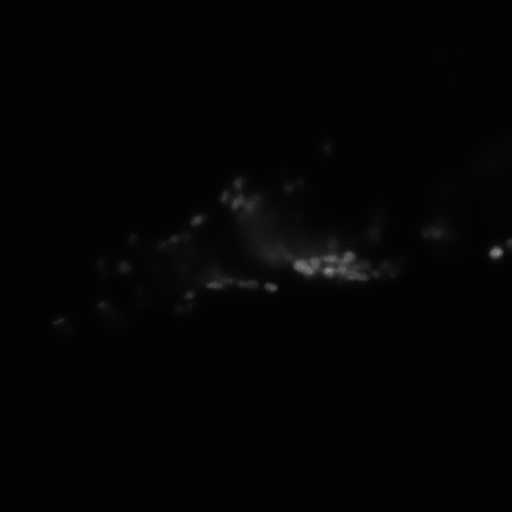
#> input picture data/filtered_data0005.png, 512 x 512 px, found by its file name
$ python fac_model.py
#> lines starting #> are read from the running program, lines starting #| are printed output that depends on the picture; after the words box and inside, x2 and y2 are one past the last pixel; in counts of white or black regions, pixels touching at a corner belong together
### python_src/utils.py
#!/usr/bin/python3
import cv2
import numpy as np
import matplotlib.pyplot as plt
from scipy.ndimage import gaussian_filter, laplace
import os
import re
# [56 lines left out: functions load_image_stack, init_phi, div_phi, Heaviside, not called in this run]


# H = 1/2 * (1 + 2/pi * arctan(x / epsilon))
def weak_Heaviside(phi, epsilon=1.5):
    return 0.5 * (1 + (2 / np.pi) * np.arctan(phi / epsilon))


# D = 1 / (2 epsilon) * (1 + cos(pi * x / epsilon)), |x| <= epsilon
# D = 0, |x| > epsilon
# [4 lines left out: function Dirac, not called in this run]


# D = 1/pi * epsilon / (epsilon**2 + phi ** 2)
def weak_Dirac(phi, epsilon=1.5):
    return epsilon / (np.pi * (epsilon**2 + phi**2))


# [59 lines left out: functions gValue, length_term, length_term_g, area_term, simple_distance_reg_term, distance_reg_term, not called in this run]


def Neumann(phi):
    phi[np.ix_([0, -1], [0, -1])] = phi[np.ix_([2, -3], [2, -3])]
    phi[np.ix_([0, -1]), 1:-1] = phi[np.ix_([2, -3]), 1:-1]
    phi[1:-1, np.ix_([0, -1])] = phi[1:-1, np.ix_([2, -3])]
    return phi


# [148 lines left out: functions initial_phi, BoundMirrorEnsure, BoundMirrorExpand, BoundMirrorShrink, phi_area, not called in this run]


def cvtBrightObject(img, darkobject=False):
    # identify whether the object is brighter than background or not.
    bd1 = np.mean(img[:3,:])
    bd2 = np.mean(img[-3:,:])
    bd3 = np.mean(img[:, :3])
    bd4 = np.mean(img[:, -3:])
    bgValue = np.mean([bd1, bd2, bd3, bd4])
    _, seg = cv2.threshold(img, 0, 255, cv2.THRESH_BINARY + cv2.THRESH_OTSU)
    mk = np.zeros_like(seg, dtype=np.float32)
    mk[seg == 255] = 1.0
    mi1 = np.sum(mk* img)  / np.sum(mk)
    mi2 = np.sum((1 - mk) * img) / np.sum(1 - mk)
    # if bo > 0 then it's the birght object, and vice versa.
    bo = np.abs(mi1 - bgValue) - np.abs(mi2 - bgValue)
    img = img.astype(np.float64)
    if darkobject:
        if bo > 0:
            mk = 1 - mk
            img = np.max(img) - img
    else:
        if bo < 0:
            mk = 1 - mk
            img = np.max(img) - img
    return img


# [6 lines that do not run on import are left out]

### python_src/fac_model.py
#!/usr/bin/python3
'''
AUTHOR:     Zhengyang Zhong, all rights reserved.
DATE:       2022-02-24
PAPER:      A Novel Active Contour Model for Noisy Image Segmentation Based on Adaptive Fractional Order Differentiation
'''
import cv2
import matplotlib.pyplot as plt
import numpy as np
from scipy.ndimage import laplace
from skimage import measure
from tqdm import tqdm

from utils import Neumann, cvtBrightObject


def frac_diff(img):
    # calculate the fractional order according to the img gradient
    [Iy, Ix] = np.gradient(img)
    normImg = np.sqrt(np.square(Ix) + np.square(Iy)) + 1e-7
    v =  normImg / np.max(normImg)
    v_square = np.square(v)

    DX = np.zeros_like(img, dtype=np.float64)
    DY = np.zeros_like(img, dtype=np.float64)
    DX[:, 1:-1] = 0.5 * (v_square[:, 1:-1] - v[:, 1:-1]) * img[:, :-2] +\
                -1 * v[:, 1:-1] * img[:, 1:-1] + img[:, 2:]
    DY[1:-1, :] = 0.5 * (v_square[1:-1, :] - v[1:-1, :]) * img[:-2, :] +\
                -1 * v[1:-1, :] * img[1:-1, :] + img[2:, :]
    DX[:, 0] = DX[:, 1]
    DX[:, -1] = DX[:, -2]
    DY[0, :] = DY[1, :]
    DY[-1, :] = DY[-2, :]

    DI = np.sqrt(np.square(DX) + np.square(DY)) + 1e-7
    return DI


def local_fitting(data, phi, Kdata, Kone, sigma=1.5, size=7):
    H =  0.5 * (1 + (2 / np.pi) * np.arctan(phi / 1.0))
    numerator1      = cv2.GaussianBlur(H * data, (size, size), sigma)
    denominator1    = cv2.GaussianBlur(H, (size, size), sigma)
    res1            = np.sum(numerator1) / (np.sum(denominator1) + 1e-7)
    numerator2      = Kdata - numerator1
    denominator2    = Kone - denominator1
    res2            = np.sum(numerator2) / (np.sum(denominator2) + 1e-7)
    return res1, res2

def FACmodel(img, phi, max_iter=300, sigma=3.0, lmda=25.0, beta=1.0, gamma=13.0, mu=0.1, timestep=0.02, tolerance=1e-3, show_figure=False):

    size = int(np.round(sigma * 2) * 2 + 1)
    img = cvtBrightObject(img)
    DI = frac_diff(img)

    smooth_img = cv2.GaussianBlur(img, (size, size), sigma)
    [Iy, Ix] = np.gradient(smooth_img)
    normI = np.square(Ix) + np.square(Iy) + 1e-7
    g = 1 / (1 + normI)

    Kimg = cv2.GaussianBlur(img, (size, size), sigma)
    KDI = cv2.GaussianBlur(DI, (size, size), sigma)
    Kone = np.ones_like(img, dtype=np.float64)

    if show_figure:
        criteria_Fnorms = []
        fig1 = plt.figure(1)
        print("%10s|"*6 % ("sigma", "lmda", "beta", "gamma", "mu", "timestep"))
        print("%10.2f|"*6 % (sigma, lmda, beta, gamma, mu, timestep))

    for it in tqdm(range(max_iter)):
        old_phi = np.sqrt(np.sum(phi**2))

        phi = Neumann(phi)

        d = 1.0 / (np.pi * (1.0 + phi**2))

        # fractional order differentiation term
        f1, f2 = local_fitting(img, phi, Kimg, Kone, sigma=sigma, size=size)
        d1, d2 = local_fitting(DI, phi, KDI, Kone, sigma=sigma, size=size)
        rsf = lmda * cv2.GaussianBlur(img - (f1 + f2) * 0.5, (size, size), sigma)
        frac = beta * cv2.GaussianBlur(DI - (d1 + d2) * 0.5, (size, size), sigma)
        frac_term = -1 * d * (rsf + frac)

        # length regularization term
        [phi_y, phi_x] = np.gradient(phi)
        s = np.sqrt(np.square(phi_x) + np.square(phi_y)) + 1e-7
        n_x = phi_x / s
        n_y = phi_y / s
        [_, nxx] = np.gradient(n_x)
        [nyy, _] = np.gradient(n_y)
        curvature = nxx + nyy
        L = d * gamma * g * curvature

        # distance regularization term
        lap = laplace(phi, mode='nearest')
        Dist = mu * (lap - curvature)

        dphi = frac_term + L + Dist
        phi += timestep * dphi

        new_phi = np.sqrt(np.sum(phi**2))
        criteria = np.abs(old_phi - new_phi) / (old_phi + 1e-7)
        if criteria < tolerance and it > 3:
            break

        if show_figure:
            criteria_Fnorms.append(criteria)
            if it % 20 == 0:
                fig1.clf()
                ax = fig1.add_subplot(111)
                ax.imshow(img)
                contours = measure.find_contours(phi, 0)
                for _, contour in enumerate(contours):
                    ax.plot(contour[:, 1], contour[:, 0], linewidth=2)
                plt.pause(0.1)

    if show_figure:
        fig2 = plt.figure(2)
        ax = fig2.add_subplot(111)
        xlist = [i for i in range(len(criteria_Fnorms))]
        ax.plot(xlist, criteria_Fnorms, c='r', label='Fnorm')
        ax.legend()
        ax.set_title("convergence of the level set function <phi>")
        plt.show()
    return phi, it + 1


if __name__ == "__main__":
    path = "D:/pyAC/data/filtered_data0005.png"
    img = cv2.imread(path, 0)
#> img is the input picture: shape (512, 512); min 2, max 156, mean 4.3
    h, w = img.shape
#> h = 512; w = 512
    phi = 2 * np.ones((h, w))
    phi[20: -20, 20: -20] = -2
    phi, iterations = FACmodel(img, phi, show_figure=True)
#> in cvtBrightObject, `bd1 = np.mean(img[:3,:])`: bd1 = 2.57
#> in cvtBrightObject, `bd2 = np.mean(img[-3:,:])`: bd2 = 3
#> in cvtBrightObject, `bd3 = np.mean(img[:, :3])`: bd3 = 2.77
#> in cvtBrightObject, `bd4 = np.mean(img[:, -3:])`: bd4 = 4.07
#> in cvtBrightObject, `bgValue = np.mean([bd1, bd2, bd3, bd4])`: bgValue = 3.11
#> in cvtBrightObject, `_, seg = cv2.threshold(img, 0, 255, cv2.THRESH_BINARY + cv2.THRESH_OTSU)`:
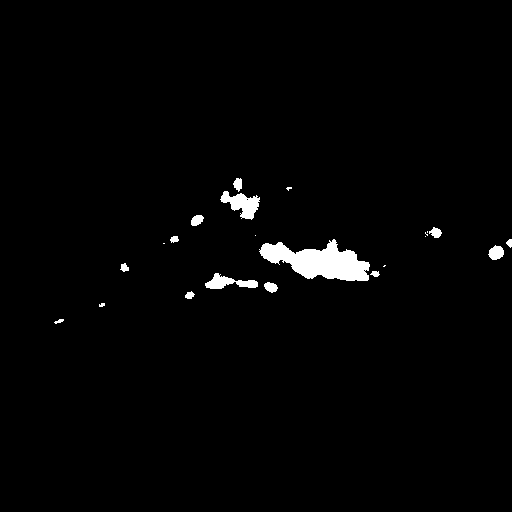
#> seg: shape (512, 512); 1.7% white; 22 white regions (8 under 20 px), largest, box (x1, y1, x2, y2) and area: (259, 239, 370, 281) 2603, (220, 191, 260, 220) 597, (205, 273, 258, 289) 422
#> in cvtBrightObject, `mi1 = np.sum(mk* img)  / np.sum(mk)`: mi1 = 45.65
#> in cvtBrightObject, `mi2 = np.sum((1 - mk) * img) / np.sum(1 - mk)`: mi2 = 3.56
#> in cvtBrightObject, `bo = np.abs(mi1 - bgValue) - np.abs(mi2 - bgValue)`: bo = 42.09
#> in frac_diff, `DX[:, 0] = DX[:, 1]`: DX: shape (512, 512) float64; min -26.8, max 117.5, mean 4
#> in frac_diff, `DX[:, -1] = DX[:, -2]`: DX: shape (512, 512) float64; min -26.8, max 117.5, mean 4
#> in frac_diff, `DY[0, :] = DY[1, :]`: DY: shape (512, 512) float64; min -26.62, max 115.7, mean 4
#> in frac_diff, `DY[-1, :] = DY[-2, :]`: DY: shape (512, 512) float64; min -26.62, max 115.7, mean 4
#> in FACmodel, `g = 1 / (1 + normI)`:
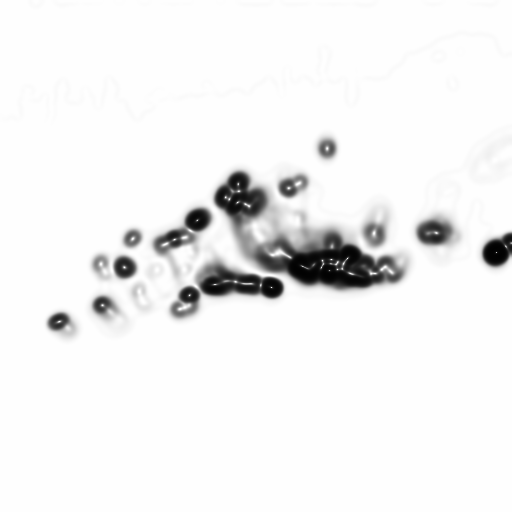
#> g: shape (512, 512) float64; min 0.00711, max 1, mean 0.949
#> the loop in FACmodel, `for it in tqdm(range(max_iter)):` made 8 passes
#> (old_phi, f1, f2, d1, d2, new_phi) on pass 1: (1024, 3.81, 4.44, 5.06, 5.87, 1036.8)
#> (old_phi, f1, f2, d1, d2, new_phi) on passes 2 to 7: (1036.8, 3.55, 4.53, 4.81, 5.95, 1046.8), (1046.8, 3.41, 4.58, 4.69, 5.99, 1051.8), (1051.8, 3.35, 4.6, 4.62, 6.02, 1055.5), (1055.5, 3.31, 4.62, 4.57, 6.04, 1058.2), (1058.2, 3.28, 4.63, 4.54, 6.06, 1060.2), (1060.2, 3.26, 4.64, 4.51, 6.07, 1061.5)
#> pass 1, in FACmodel, `plt.pause(0.1)`:
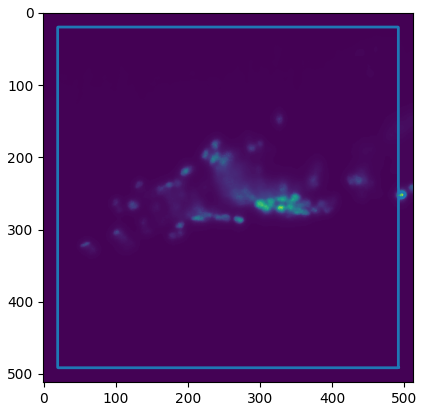
#> figure drawn by matplotlib, 1 panel
#> after the loop in FACmodel, `for it in tqdm(range(max_iter)):`:
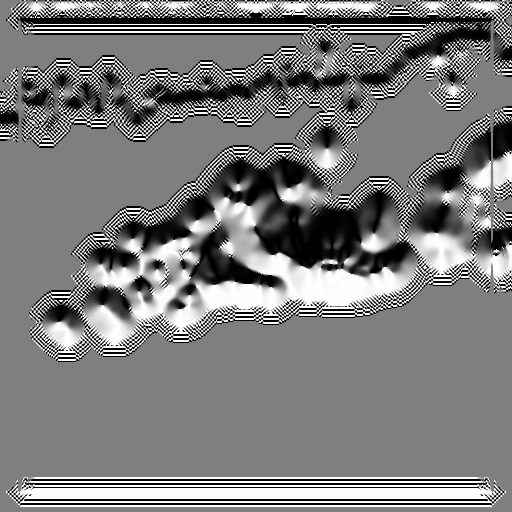
#> n_y: shape (512, 512) float64; min -1, max 1, mean -0.0232; drawn with min black and max white
#> after the loop in FACmodel, `for it in tqdm(range(max_iter)):`:
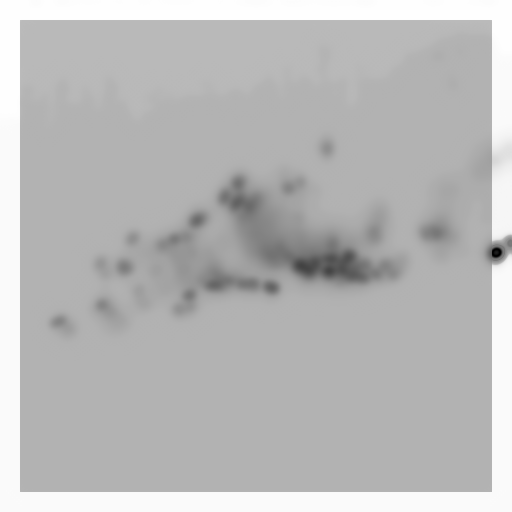
#> phi: shape (512, 512) float64; min -11.41, max 2.47, mean -1.28; drawn with min black and max white
#> after the loop in FACmodel, `for it in tqdm(range(max_iter)):`:
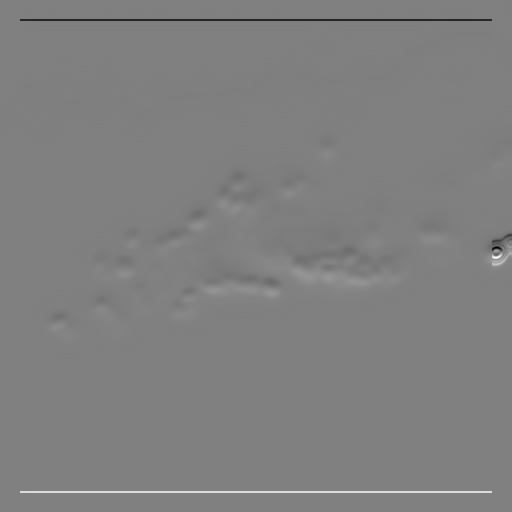
#> phi_y: shape (512, 512) float64; min -2.68, max 2.65, mean -0.000291; drawn with min black and max white
#> after the loop in FACmodel, `for it in tqdm(range(max_iter)):`: criteria_Fnorms = [0.0125, 0.00965, 0.00479, 0.00348, 0.00257, 0.00185, 0.00123]
#> in FACmodel, `xlist = [i for i in range(len(criteria_Fnorms))]`: xlist = [0, 1, 2, 3, 4, 5, 6]
#> iterations = 8
    contours = measure.find_contours(phi, 0)
#> contours = 1 point arrays, longest 1922 points
    for cnt in contours:
        plt.plot(cnt[:, 1], cnt[:, 0], linewidth=2)
#> this loop made 1 pass
    plt.show()
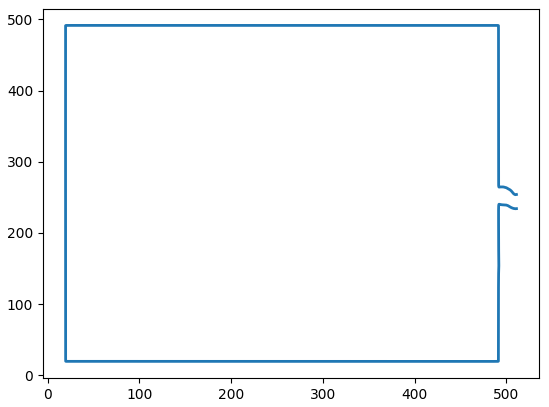
#> figure drawn by matplotlib, 1 panel
    plt.imshow(phi)
    plt.show()
